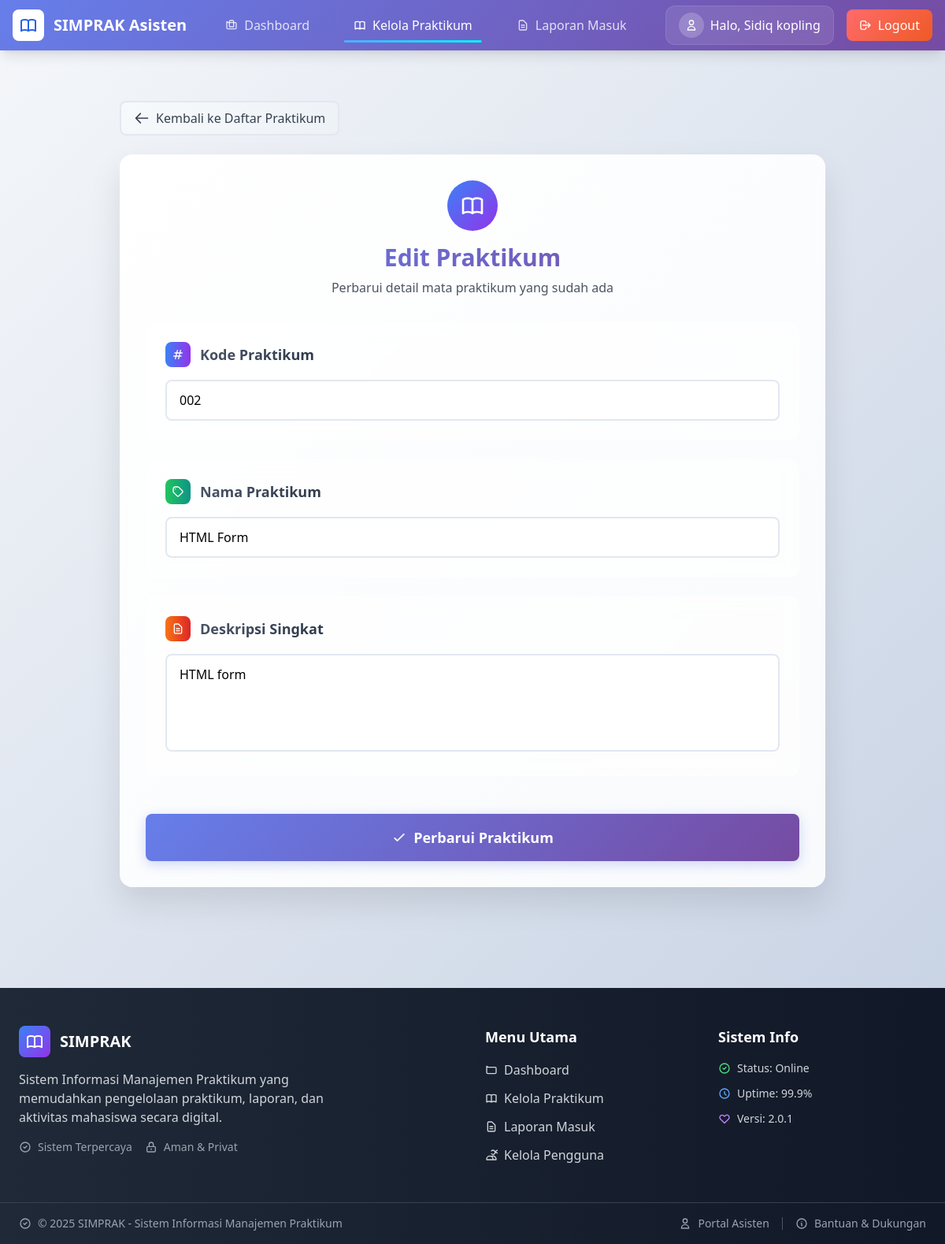
The page /asisten/praktikum_form.php?id=2 (signed in) on the database its author committed.
### tables this page shows
CREATE TABLE `mata_praktikum` (
  `id` int(11) NOT NULL,
  `kode_praktikum` varchar(10) NOT NULL,
  `nama_praktikum` varchar(100) NOT NULL,
  `deskripsi` text DEFAULT NULL
);

### asisten/praktikum_form.php (the view, shortened to what this page needs)
<?php
require_once 'templates/header_asisten.php';
$is_edit_mode = isset($_GET['id']) && !empty($_GET['id']);
$praktikum_id = $is_edit_mode ? $_GET['id'] : null;
$data = ['id' => '', 'kode_praktikum' => '', 'nama_praktikum' => '', 'deskripsi' => ''];
if ($is_edit_mode) {
    $stmt = $conn->prepare("SELECT * FROM mata_praktikum WHERE id = ?");
    $stmt->bind_param("i", $praktikum_id);
    $stmt->execute();
    $result = $stmt->get_result();
    if ($result->num_rows > 0) {
        $data = $result->fetch_assoc();
    } else {
        header("Location: praktikum_manage.php");
        exit();
    }
}
?>
<div class="max-w-4xl mx-auto py-8">
    <div class="mb-6">
        <a href="praktikum_manage.php" class="back-btn inline-flex items-center px-4 py-2 rounded-lg font-medium text-gray-700 hover:text-gray-900 transition-all duration-300">
            <svg class="w-5 h-5 mr-2" fill="none" stroke="currentColor" viewBox="0 0 24 24">
                <path stroke-linecap="round" stroke-linejoin="round" stroke-width="2" d="M10 19l-7-7m0 0l7-7m-7 7h18"></path>
            </svg>
            Kembali ke Daftar Praktikum
        </a>
    </div>
    <div class="form-container rounded-2xl p-8">
        <div class="text-center mb-8">
            <div class="w-16 h-16 mx-auto mb-4 bg-gradient-to-br from-blue-500 to-purple-600 rounded-full flex items-center justify-center">
            </div>
            <h1 class="form-header text-3xl font-bold mb-2">
                <?php echo $is_edit_mode ? 'Edit' : 'Tambah'; ?> Praktikum
            </h1>
            <p class="text-gray-600">
                <?php echo $is_edit_mode ? 'Perbarui detail mata praktikum yang sudah ada' : 'Buat mata praktikum baru untuk dikelola'; ?>
            </p>
        </div>
        <form action="praktikum_action.php" method="POST" class="space-y-6">
            <div class="form-section">
                <div class="flex items-center mb-4">
                    <div class="w-8 h-8 bg-gradient-to-r from-blue-500 to-purple-600 rounded-lg flex items-center justify-center mr-3">
                        <svg class="w-4 h-4 text-white" fill="none" stroke="currentColor" viewBox="0 0 24 24">
                            <path stroke-linecap="round" stroke-linejoin="round" stroke-width="2" d="M7 20l4-16m2 16l4-16M6 9h14M4 15h14"></path>
                        </svg>
                    </div>
                    <label for="kode_praktikum" class="form-label text-lg">Kode Praktikum</label>
                </div>
                <input type="text"
                       name="kode_praktikum"
                       id="kode_praktikum"
                       value="<?php echo htmlspecialchars($data['kode_praktikum']); ?>"
                       class="form-input w-full px-4 py-3 rounded-lg focus:outline-none"
                       placeholder="Contoh: EL2101"
                       required>
            </div>
            <div class="form-section">
                <div class="flex items-center mb-4">
                     <div class="w-8 h-8 bg-gradient-to-r from-green-500 to-teal-600 rounded-lg flex items-center justify-center mr-3">
                        <svg class="w-4 h-4 text-white" fill="none" stroke="currentColor" viewBox="0 0 24 24">
                           <path stroke-linecap="round" stroke-linejoin="round" stroke-width="2" d="M7 7h.01M7 3h5c.512 0 1.024.195 1.414.586l7 7a2 2 0 010 2.828l-7 7a2 2 0 01-2.828 0l-7-7A1.994 1.994 0 013 12V7a4 4 0 014-4z"></path>
                        </svg>
                    </div>
                    <label for="nama_praktikum" class="form-label text-lg">Nama Praktikum</label>
                </div>
                <input type="text"
                       name="nama_praktikum"
                       id="nama_praktikum"
                       value="<?php echo htmlspecialchars($data['nama_praktikum']); ?>"
                       class="form-input w-full px-4 py-3 rounded-lg focus:outline-none"
                       placeholder="Contoh: Praktikum Rangkaian Elektrik"
                       required>
            </div>
            <div class="form-section">
                <div class="flex items-center mb-4">
                    <div class="w-8 h-8 bg-gradient-to-r from-orange-500 to-red-600 rounded-lg flex items-center justify-center mr-3">
                        <svg class="w-4 h-4 text-white" fill="none" stroke="currentColor" viewBox="0 0 24 24">
                             <path stroke-linecap="round" stroke-linejoin="round" stroke-width="2" d="M9 12h6m-6 4h6m2 5H7a2 2 0 01-2-2V5a2 2 0 012-2h5.586a1 1 0 01.707.293l5.414 5.414a1 1 0 01.293.707V19a2 2 0 01-2 2z"></path>
                        </svg>
                    </div>
                    <label for="deskripsi" class="form-label text-lg">Deskripsi Singkat</label>
                </div>
                <textarea name="deskripsi"
                          id="deskripsi"
                          rows="4"
                          class="form-input w-full px-4 py-3 rounded-lg focus:outline-none resize-none"
                          placeholder="Jelaskan secara singkat tentang praktikum ini..."><?php echo htmlspecialchars($data['deskripsi']); ?></textarea>
            </div>
            <div class="pt-6">
                <button type="submit" class="submit-btn w-full py-4 px-6 rounded-lg text-white font-bold text-lg">
                    <div class="flex items-center justify-center">
                        <svg class="w-5 h-5 mr-2" fill="none" stroke="currentColor" viewBox="0 0 24 24">
                            <path stroke-linecap="round" stroke-linejoin="round" stroke-width="2" d="M5 13l4 4L19 7"></path>
                        </svg>
                        <?php echo $is_edit_mode ? 'Perbarui Praktikum' : 'Simpan Praktikum'; ?>
                    </div>
                </button>
            </div>
        </form>
    </div>
</div>
<?php require_once 'templates/footer_asisten.php'; ?>

### asisten/templates/header_asisten.php (style rules this page uses)
body { background: linear-gradient(135deg, #f5f7fa 0%, #c3cfe2 100%); min-height: 100vh; }

### asisten/praktikum_form.php (style rules this page uses)
.form-container { background: linear-gradient(135deg, #ffffff 0%, #f8fafc 100%); backdrop-filter: blur(10px); border: 1px solid rgba(255,255,255,0.2); box-shadow: 0 20px 40px rgba(0,0,0,0.1); }
.form-header { background: linear-gradient(135deg, #667eea 0%, #764ba2 100%); -webkit-background-clip: text; -webkit-text-fill-color: transparent; background-clip: text; }
.form-input { transition: all 0.3s ease; border: 2px solid #e2e8f0; background: rgba(255,255,255,0.8); }
.form-label { background: linear-gradient(135deg, #4a5568 0%, #2d3748 100%); -webkit-background-clip: text; -webkit-text-fill-color: transparent; background-clip: text; font-weight: 600; }
.submit-btn { background: linear-gradient(135deg, #667eea 0%, #764ba2 100%); transition: all 0.3s ease; box-shadow: 0 4px 15px rgba(102,126,234,0.3); }
.back-btn { background: linear-gradient(135deg, #f7fafc 0%, #edf2f7 100%); border: 2px solid #e2e8f0; transition: all 0.3s ease; }
.form-section { background: rgba(255,255,255,0.6); border-radius: 12px; padding: 24px; margin-bottom: 24px; border: 1px solid rgba(255,255,255,0.3); backdrop-filter: blur(10px); }

### asisten/templates/footer_asisten.php (style rules this page uses)
html { scroll-behavior: smooth; }

### rows shown on the page
mata_praktikum: kode_praktikum "002", nama_praktikum "HTML Form", deskripsi "HTML form"

### other values the page prints
$_SESSION['nama'] "Sidiq kopling"
